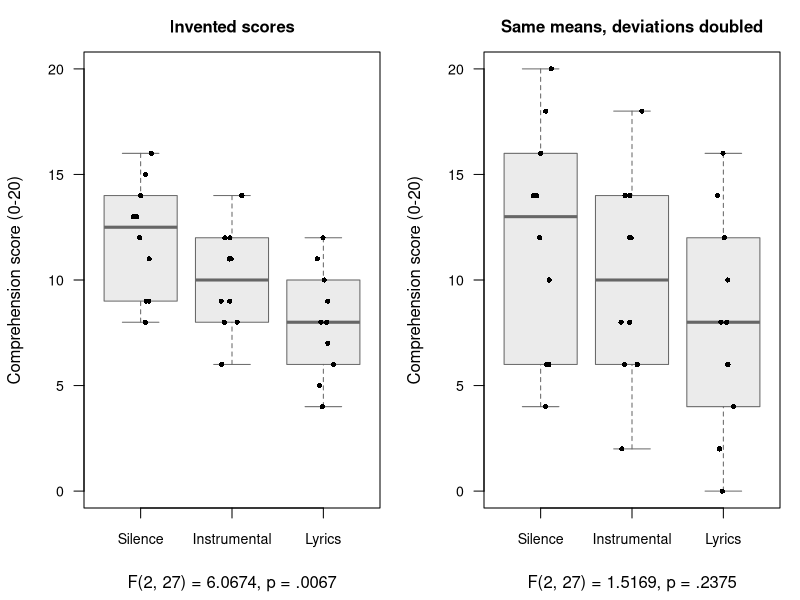
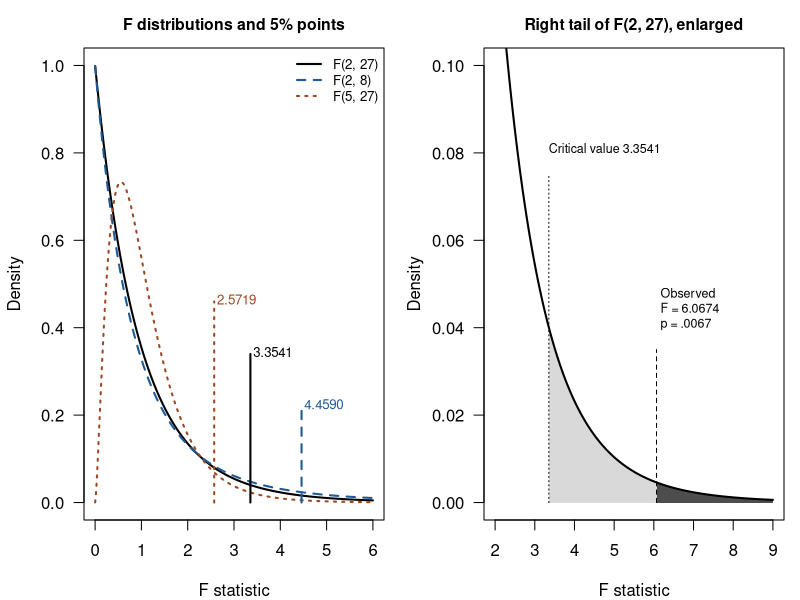
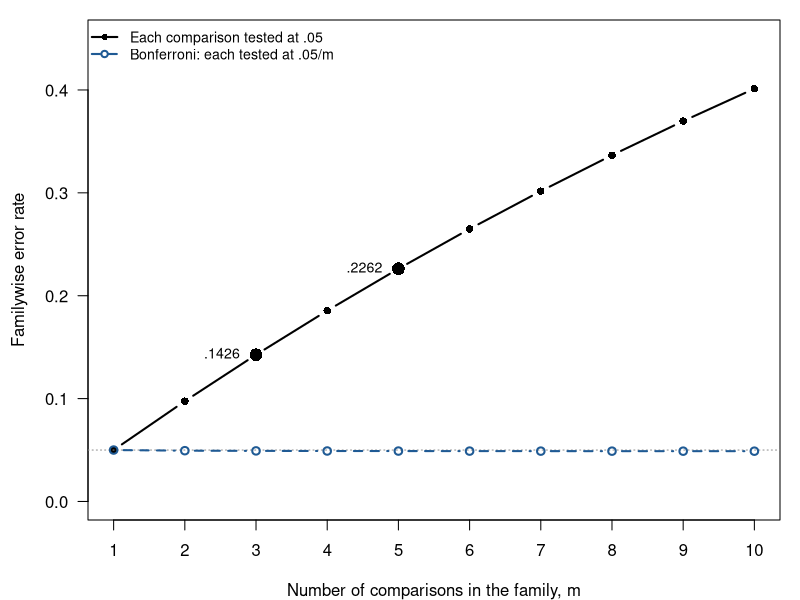
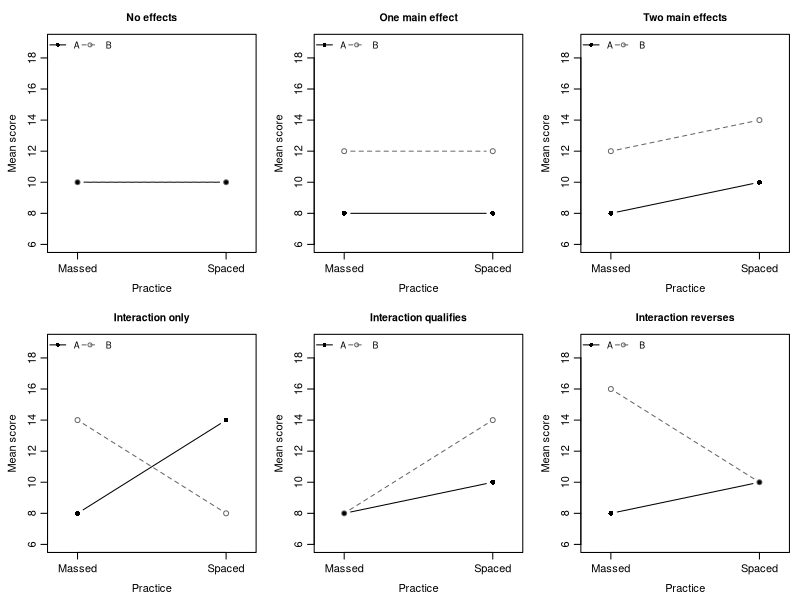
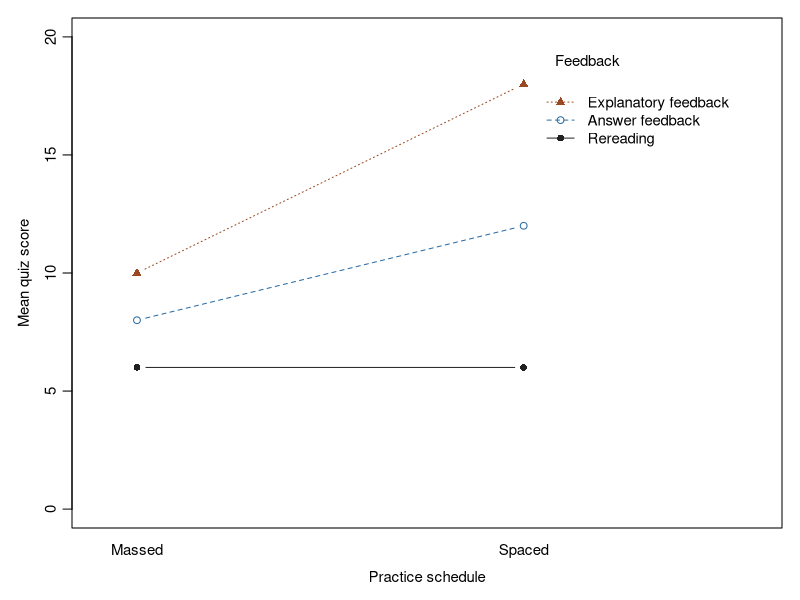
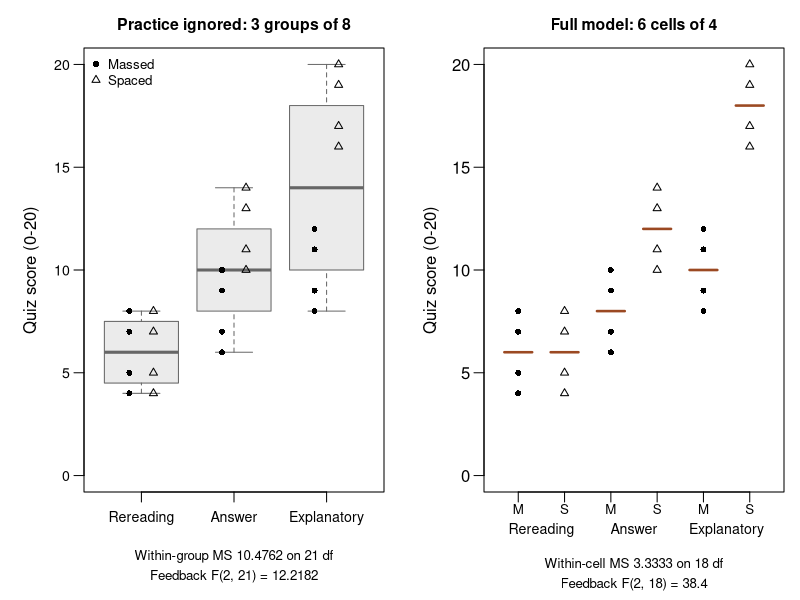
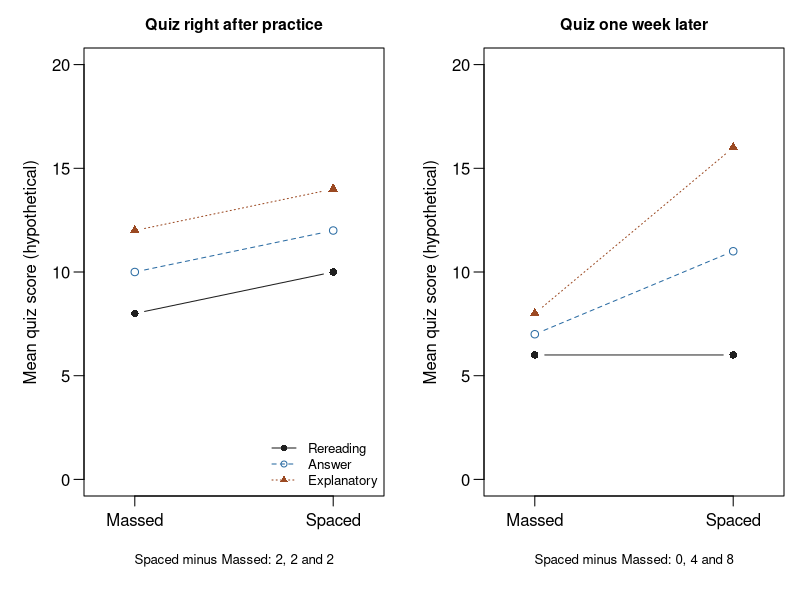
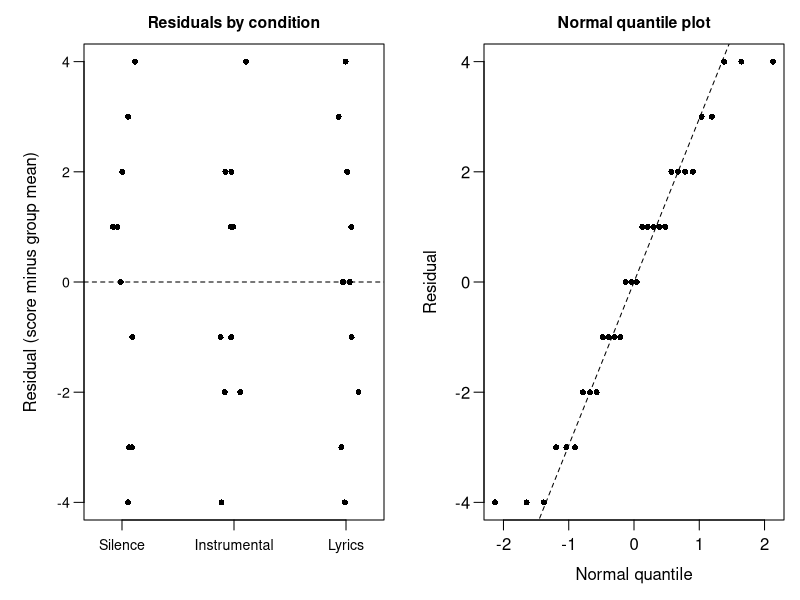

Write the R code that produced these figures, in order.
## ---- chunk 1
#| label: setup
#| include: false
knitr::opts_chunk$set(echo = FALSE, warning = FALSE, message = FALSE,
  fig.pos = "!ht", collapse = TRUE, comment = "#>")
if (knitr::is_latex_output()) knitr::opts_chunk$set(dev = "cairo_pdf")
# Display helper: round once to four decimals and drop trailing zeros;
# a vector shares the fewest decimals that show every member.
num4 <- function(x) format(round(x, 4), digits = 15, scientific = FALSE,
  trim = TRUE)
sound_levels <- c("Silence", "Instrumental music", "Music with lyrics")
sound_data <- data.frame(
  student = sprintf("S%02d", 1:30),
  sound = factor(rep(sound_levels, each = 10), levels = sound_levels),
  score = c(8, 9, 9, 11, 12, 13, 13, 14, 15, 16,
            6, 8, 8, 9, 9, 11, 11, 12, 12, 14,
            4, 5, 6, 7, 8, 8, 9, 10, 11, 12))
one_way <- aov(score ~ sound, data = sound_data)
feedback_data <- data.frame(
  student = 1:24,
  feedback = factor(rep(c("Rereading", "Answer feedback",
    "Explanatory feedback"), each = 8),
    levels = c("Rereading", "Answer feedback", "Explanatory feedback")),
  practice = factor(rep(rep(c("Massed", "Spaced"), each = 4), 3),
    levels = c("Massed", "Spaced")),
  score = c(4, 5, 7, 8, 4, 5, 7, 8,
    6, 7, 9, 10, 10, 11, 13, 14,
    8, 9, 11, 12, 16, 17, 19, 20))
full_fit <- aov(score ~ feedback * practice, data = feedback_data)
## ---- chunk 2
#| label: ch04-oneway-check
#| include: false
# Stops the render if a printed one-way anchor no longer matches its data.
f4 <- function(x) sprintf("%.4f", x)
one_way_table <- anova(one_way)
welch_check <- oneway.test(score ~ sound, data = sound_data,
  var.equal = FALSE)
tukey_check <- TukeyHSD(one_way, which = "sound")$sound
two_groups <- droplevels(subset(sound_data, sound != "Instrumental music"))
t_two <- t.test(score ~ sound, data = two_groups, var.equal = TRUE)
group_mean <- ave(sound_data$score, sound_data$sound)
doubled_check <- anova(aov(score ~ sound, data = transform(sound_data,
  score = group_mean + 2 * (score - group_mean))))
stopifnot(
  f4(tapply(sound_data$score, sound_data$sound, sd)) ==
    c("2.7080", "2.4037", "2.5820"),
  f4(one_way_table$`F value`[1]) == "6.0674",
  f4(one_way_table$`Pr(>F)`[1]) == "0.0067",
  f4(one_way_table$`Mean Sq`[2]) == "6.5926",
  f4(c(welch_check$statistic, welch_check$parameter[2],
    welch_check$p.value)) == c("5.5144", "17.9561", "0.0136"),
  f4(tukey_check[, "lwr"]) == c("-4.8470", "-6.8470", "-4.8470"),
  f4(tukey_check[, "upr"]) == c("0.8470", "-1.1530", "0.8470"),
  f4(tukey_check[, "p adj"]) == c("0.2085", "0.0047", "0.2085"),
  f4(c(t_two$statistic, t_two$p.value)) == c("3.3806", "0.0033"),
  f4(c(doubled_check$`F value`[1], doubled_check$`Pr(>F)`[1])) ==
    c("1.5169", "0.2375"))
# Anchors of the what-moves-F table, the F-reference figure, the
# familywise figure, the printed family critical values and the
# practice-ignored display.
gm <- ave(sound_data$score, sound_data$sound)
halved <- transform(sound_data, score = score - (gm - 10) / 2)
halved_tab <- anova(aov(score ~ sound, data = halved))
v <- tapply(sound_data$score, sound_data$sound, var)
F_twenty <- (20 * 8 / 2) / (19 * sum(v) / 57)
critical <- c(qt(.975, 27), qt(1 - .05 / 4, 27), sqrt(2 * qf(.95, 2, 27)))
F_crit <- c(qf(.95, 2, 27), qf(.95, 2, 8), qf(.95, 5, 27))
m <- 1:10
se_pair <- sqrt(178 / 27 * (1 / 10 + 1 / 10))
ignore_tab <- anova(aov(score ~ feedback, data = feedback_data))
stopifnot(
  f4(c(halved_tab$`Mean Sq`[1], halved_tab$`F value`[1],
    halved_tab$`Pr(>F)`[1])) == c("10.0000", "1.5169", "0.2375"),
  f4(c(F_twenty, 160 / (160 + 19 * sum(v)))) == c("12.1348", "0.2986"),
  pf(F_twenty, 2, 57, lower.tail = FALSE) < .0001,
  f4(critical) == c("2.0518", "2.3734", "2.5900"),
  f4(c(-2, -4) - critical[2] * se_pair) == c("-4.7253", "-6.7253"),
  f4(c(-2, -4) + critical[2] * se_pair) == c("0.7253", "-1.2747"),
  f4(F_crit) == c("3.3541", "4.4590", "2.5719"),
  f4(1 - (1 - .05)^c(3, 5)) == c("0.1426", "0.2262"),
  all(1 - (1 - .05 / m)^m <= .05 + 1e-12),
  f4(c(ignore_tab$`Mean Sq`[2], ignore_tab$`F value`[1],
    ignore_tab$`Pr(>F)`[1])) == c("10.4762", "12.2182", "0.0003"),
  f4(tapply(feedback_data$score, feedback_data$feedback, sd)) ==
    c("1.6903", "2.7255", "4.5981"),
  f4(258 / 29) == "8.8966")
# Anchors of Section 4.7: the familywise rate at seven tests and the
# counts of tbl-ch04-multiway.
k <- 2:4
cells <- c(6, 12, 24)
stopifnot(
  f4(1 - (1 - .05)^7) == "0.3017",
  2^k - 1 == c(3, 7, 15),
  4 * cells - cells == c(18, 36, 72),
  choose(12, 2) == 66)
## ---- chunk 3
#| label: fig-ch04-separation-spread
#| fig-cap: "The idea of ANOVA: the same group means with different within-group spread. Left: the thirty invented scores. Right: a constructed version in which every score's distance from its group mean is doubled, so the group means and counts are unchanged, although the medians that the boxes mark can shift. Boxes show each group's median and middle half; each point is a student, jittered sideways so that equal scores stay visible. Each panel's F statistic and p-value appear beneath it."
#| fig-alt: "Two panels of vertical boxplots with jittered points for Silence, Instrumental music and Music with lyrics. In the left panel the invented scores span 4 to 16, with medians 12.5, 10 and 8, and F(2, 27) = 6.0674, p = .0067 is printed beneath. In the right panel every deviation from the group mean is doubled, so the scores span 0 to 20, the boxes are about twice as tall and the Silence median moves to 13, while the group means stay at 12, 10 and 8, and F(2, 27) = 1.5169, p = .2375 is printed beneath."
#| fig-width: 7
#| fig-height: 3.8
#| out-width: 100%
group_mean <- ave(sound_data$score, sound_data$sound)
doubled <- transform(sound_data,
  score = group_mean + 2 * (score - group_mean))
p_text <- function(p) sub("^0", "", num4(p))
panel <- function(dat, title) {
  tab <- anova(aov(score ~ sound, data = dat))
  boxplot(score ~ sound, data = dat, ylim = c(0, 20), las = 1,
    names = c("Silence", "Instrumental", "Lyrics"),
    col = "grey92", border = "grey40", xlab = "", cex.axis = .85,
    ylab = "Comprehension score (0-20)", main = title)
  set.seed(12345)
  stripchart(score ~ sound, data = dat, vertical = TRUE,
    method = "jitter", jitter = .12, pch = 16, cex = .7,
    add = TRUE)
  mtext(sprintf("F(2, 27) = %s, p = %s", num4(tab[1, "F value"]),
    p_text(tab[1, "Pr(>F)"])), side = 1, line = 3.2)
}
par(mfrow = c(1, 2), mar = c(4.6, 4.2, 2.6, 1), cex.main = 1)
panel(sound_data, "Invented scores")
panel(doubled, "Same means, deviations doubled")
par(mfrow = c(1, 1))
## ---- chunk 4
#| label: fig-ch04-f-reference
#| fig-cap: "F distributions and the one-way statistic. Left: three F distributions, each indexed by its numerator and denominator df; a vertical mark in each curve's colour and line type, labelled with its value, shows the point beyond which 5% of that distribution lies. Right: the right tail of F(2, 27), enlarged. The shaded areas together are the .05 beyond the critical value 3.3541; the dark area beyond the observed statistic 6.0674 is the p-value, .0067."
#| fig-alt: "Left panel, titled F distributions and 5% points: three right-skewed density curves over F values from 0 to 6. F(2, 27) and F(2, 8) both start near 1 at zero and decline almost together, F(2, 8) with a slightly heavier right tail; F(5, 27) rises from zero to a peak of about 0.73 near 0.6 and then declines. A labelled vertical mark in each curve's colour and line type stands at its 5% point: 2.5719 for F(5, 27), 3.3541 for F(2, 27) and 4.4590 for F(2, 8), so the heavier tail of F(2, 8) shows as a mark further to the right. Right panel: the F(2, 27) density from 2 to 9 on a vertical scale enlarged to 0.10. A dotted line marks the critical value 3.3541 and the area to its right is shaded light grey; a dashed line marks the observed F = 6.0674, and the dark area to its right is labelled p = .0067."
#| fig-width: 7
#| fig-height: 3.3
#| out-width: 100%
F_obs <- summary(one_way)[[1]][1, "F value"]
F_crit <- qf(.95, 2, 27)
df_pairs <- list(c(2, 27), c(2, 8), c(5, 27))
curve_col <- c("black", "#1F5A94", "#9B4922")
crit <- sapply(df_pairs, function(d) qf(.95, d[1], d[2]))
mark_top <- c(.34, .22, .46)
par(mfrow = c(1, 2), mar = c(4, 4.2, 2.4, .8), cex.main = .95)
xx <- seq(.001, 6, length.out = 600)
plot(NA, xlim = c(0, 6), ylim = c(0, 1), las = 1, xlab = "F statistic",
  ylab = "Density", main = "F distributions and 5% points")
for (k in 1:3) lines(xx, df(xx, df_pairs[[k]][1], df_pairs[[k]][2]),
  lwd = 2, lty = k, col = curve_col[k])
segments(crit, 0, crit, mark_top, lwd = 2, lty = 1:3, col = curve_col)
text(crit + .06, mark_top, num4(crit), adj = c(0, .3),
  col = curve_col, cex = .8)
legend("topright", lwd = 2, lty = 1:3, col = curve_col, bty = "n",
  cex = .8, sprintf("F(%d, %d)", sapply(df_pairs, `[`, 1),
    sapply(df_pairs, `[`, 2)))
xt <- seq(2, 9, length.out = 400)
plot(xt, df(xt, 2, 27), type = "n", ylim = c(0, .1), las = 1,
  xlab = "F statistic", ylab = "Density",
  main = "Right tail of F(2, 27), enlarged")
t1 <- seq(F_crit, 9, length.out = 200)
polygon(c(F_crit, t1, 9), c(0, df(t1, 2, 27), 0), col = "grey85",
  border = NA)
t2 <- seq(F_obs, 9, length.out = 200)
polygon(c(F_obs, t2, 9), c(0, df(t2, 2, 27), 0), col = "grey30",
  border = NA)
lines(xt, df(xt, 2, 27), lwd = 2)
segments(c(F_crit, F_obs), 0, c(F_crit, F_obs), c(.075, .035),
  lty = c(3, 2))
text(F_crit, .08, paste("Critical value", num4(F_crit)), adj = c(0, 0),
  cex = .75)
text(F_obs + .1, .04, sprintf("Observed\nF = %s\np = .0067", num4(F_obs)),
  adj = c(0, 0), cex = .75)
par(mfrow = c(1, 1))
## ---- chunk 5
#| label: fig-ch04-familywise
#| fig-cap: "The familywise error rate for m hypothetical independent comparisons whose null hypotheses are all true, each tested at .05 (upper line) or at Bonferroni's .05/m (lower line)."
#| fig-alt: "Two lines over the number of comparisons m, from 1 to 10. The upper line, each comparison tested at .05, rises from .05 at m = 1 through .0975 and .1426, marked at m = 3, and .1855 and .2262, marked at m = 5, to .4013 at m = 10. The lower line, Bonferroni's allocation of .05/m to each comparison, stays just below a dotted reference line at .05 for every m."
#| fig-width: 7
#| fig-height: 2.5
#| out-width: 100%
m <- 1:10
each <- 1 - (1 - .05)^m
bonferroni <- 1 - (1 - .05 / m)^m
par(mar = c(4, 4.4, 1, 1))
plot(m, each, type = "b", pch = 16, lwd = 2, ylim = c(0, .45), las = 1,
  xaxt = "n", xlab = "Number of comparisons in the family, m",
  ylab = "Familywise error rate")
axis(1, at = m)
abline(h = .05, col = "grey55", lty = 3)
lines(m, bonferroni, type = "b", pch = 1, lwd = 2, lty = 2,
  col = "#1F5A94")
points(c(3, 5), each[c(3, 5)], pch = 16, cex = 1.7)
text(c(3, 5), each[c(3, 5)], sub("^0", "", num4(each[c(3, 5)])),
  pos = 2, offset = .8, cex = .85)
legend("topleft", c("Each comparison tested at .05",
  "Bonferroni: each tested at .05/m"),
  pch = c(16, 1), lty = 1:2, lwd = 2, col = c("black", "#1F5A94"),
  bty = "n", cex = .85)
## ---- chunk 6
#| label: fig-ch04-interaction-patterns
#| fig-cap: "Six schematic patterns of cell means, covering the whole range of main-effect and interaction combinations. Lines identify feedback levels A and B; the drawings illustrate averages and changing differences, without significance claims."
#| fig-alt: "Six panels. No effects: A and B coincide as one flat line at 10. One main effect: two separated flat lines at 8 and 12. Two main effects: parallel rising lines. Interaction only: crossing lines with equal marginal means. Interaction qualifies: both lines rise from 8, B more steeply. Interaction reverses: A rises from 8 to 10 while B falls from 16 to 10."
#| fig-width: 7
#| fig-height: 4.2
#| out-width: 100%
patterns <- list(
  "No effects" = matrix(c(10, 10, 10, 10), 2, byrow = TRUE),
  "One main effect" = matrix(c(8, 8, 12, 12), 2, byrow = TRUE),
  "Two main effects" = matrix(c(8, 10, 12, 14), 2, byrow = TRUE),
  "Interaction only" = matrix(c(8, 14, 14, 8), 2, byrow = TRUE),
  "Interaction qualifies" = matrix(c(8, 10, 8, 14), 2, byrow = TRUE),
  "Interaction reverses" = matrix(c(8, 10, 16, 10), 2, byrow = TRUE))
par(mfrow = c(2, 3), mar = c(3.6, 3.6, 2.6, .8), mgp = c(2.2, .7, 0))
for (nm in names(patterns)) {
  matplot(1:2, t(patterns[[nm]]), type = "b", pch = c(16, 1),
    lty = c(1, 2), col = c("black", "grey40"),
    ylim = c(6, 19), xlim = c(.85, 2.15), xaxt = "n",
    xlab = "Practice", ylab = "Mean score", main = nm)
  axis(1, at = 1:2, labels = c("Massed", "Spaced"))
  legend("topleft", c("A", "B"), pch = c(16, 1),
    lty = c(1, 2), col = c("black", "grey40"), bty = "n",
    cex = .8, horiz = TRUE)
}
par(mfrow = c(1, 1))
## ---- chunk 7
#| label: fig-ch04-cell-means
#| fig-cap: "Quiz cell means across practice schedules in the full 3 × 2 example. Each line joins means of different students; the schedule differences are 0, 4 and 8 points."
#| fig-alt: "Rereading stays at 6 from Massed to Spaced practice. Answer feedback rises from 8 to 12. Explanatory feedback rises from 10 to 18. The nonparallel lines show that the schedule comparison changes across feedback conditions."
#| fig-width: 7
#| fig-height: 3.8
#| out-width: 100%
par(mar = c(4, 4, 1, 1), cex = .9)
with(feedback_data,
  interaction.plot(practice, feedback, score, type = "b",
    pch = c(16, 1, 17), lty = 1:3,
    col = c("#202020", "#2B6CA3", "#9B4922"),
    xlab = "Practice schedule", ylab = "Mean quiz score",
    trace.label = "Feedback", ylim = c(0, 20)))
## ---- chunk 8
#| label: fig-ch04-ignore-practice
#| fig-cap: "The 24 feedback-by-practice scores analysed two ways. Left: practice is left out, so each feedback condition is one group of eight; filled circles mark Massed and triangles Spaced students. Right: the six cells of the full model, with a bar at each cell mean. Leaving practice out moves the practice and interaction variation into the within-group term."
#| fig-alt: "Two panels on a 0 to 20 quiz-score axis. Left: three boxplots of eight scores each. Rereading runs from 4 to 8, its Massed and Spaced scores identical; Answer feedback runs from 6 to 14; Explanatory feedback runs from 8 to 20, its Massed scores 8 to 12 and Spaced scores 16 to 20 forming two clusters. Beneath it: within-group MS 10.4762 on 21 df, feedback F(2, 21) = 12.2182. Right: the same scores in six cells of four, each spanning four points around its cell mean: 6 and 6 for Rereading, 8 and 12 for Answer feedback, 10 and 18 for Explanatory feedback, Massed then Spaced. Beneath it: within-cell MS 3.3333 on 18 df, feedback F(2, 18) = 38.4."
#| fig-width: 7
#| fig-height: 3.9
#| out-width: 100%
short <- c("Rereading", "Answer", "Explanatory")
symbol <- ifelse(feedback_data$practice == "Massed", 16, 2)
par(mfrow = c(1, 2), mar = c(5.4, 4.2, 2.4, .8), cex.main = .95)
boxplot(score ~ feedback, data = feedback_data, ylim = c(0, 20), las = 1,
  names = short, col = "grey92", border = "grey40", cex.axis = .85,
  xlab = "", ylab = "Quiz score (0-20)",
  main = "Practice ignored: 3 groups of 8")
points(as.integer(feedback_data$feedback) +
    ifelse(feedback_data$practice == "Massed", -.13, .13),
  feedback_data$score, pch = symbol, cex = .8)
legend("topleft", c("Massed", "Spaced"), pch = c(16, 2), bty = "n",
  cex = .8)
mtext("Within-group MS 10.4762 on 21 df", side = 1, line = 2.6, cex = .8)
mtext("Feedback F(2, 21) = 12.2182", side = 1, line = 3.6, cex = .8)
cell <- interaction(feedback_data$practice, feedback_data$feedback)
cell_mean <- tapply(feedback_data$score, cell, mean)
plot(as.integer(cell), feedback_data$score, pch = symbol, cex = .8,
  xlim = c(.5, 6.5), ylim = c(0, 20), xaxt = "n", las = 1, xlab = "",
  ylab = "Quiz score (0-20)", main = "Full model: 6 cells of 4")
segments(1:6 - .3, cell_mean, 1:6 + .3, cell_mean, lwd = 2.5,
  col = "#9B4922")
axis(1, at = 1:6, labels = rep(c("M", "S"), 3), cex.axis = .8, padj = -.8)
axis(1, at = c(1.5, 3.5, 5.5), labels = short, tick = FALSE, line = .6,
  cex.axis = .85)
mtext("Within-cell MS 3.3333 on 18 df", side = 1, line = 3, cex = .8)
mtext("Feedback F(2, 18) = 38.4", side = 1, line = 4, cex = .8)
## ---- chunk 9
#| label: fig-ch04-three-way
#| fig-cap: "A hypothetical three-way pattern, drawn as cell means only. Each panel is the feedback-by-practice plot for one quiz timing. Right after practice the lines are parallel, so Answer's schedule difference minus Rereading's is 0; one week later they fan out, and the same difference of differences is 4. That change across timing is a three-way interaction."
#| fig-alt: "Two panels of hypothetical cell means on a 0 to 20 quiz-score axis, with practice schedule on the horizontal axis and one line per feedback condition. Left panel, quiz right after practice: Rereading rises from 8 to 10, Answer feedback from 10 to 12 and Explanatory feedback from 12 to 14, three parallel lines; beneath it, Spaced minus Massed: 2, 2 and 2. Right panel, quiz one week later: Rereading stays at 6, Answer feedback rises from 7 to 11 and Explanatory feedback from 8 to 16, so the lines fan out; beneath it, Spaced minus Massed: 0, 4 and 8."
#| fig-width: 7
#| fig-height: 3.2
#| out-width: 100%
three_way <- list(
  "Quiz right after practice" = rbind(Rereading = c(8, 10),
    Answer = c(10, 12), Explanatory = c(12, 14)),
  "Quiz one week later" = rbind(Rereading = c(6, 6),
    Answer = c(7, 11), Explanatory = c(8, 16)))
note <- c("Spaced minus Massed: 2, 2 and 2",
  "Spaced minus Massed: 0, 4 and 8")
line_col <- c("#202020", "#2B6CA3", "#9B4922")
par(mfrow = c(1, 2), mar = c(5.2, 4.2, 2.4, .8), cex.main = .95)
for (p in 1:2) {
  matplot(1:2, t(three_way[[p]]), type = "b", pch = c(16, 1, 17),
    lty = 1:3, col = line_col, ylim = c(0, 20), xlim = c(.8, 2.2),
    xaxt = "n", las = 1, xlab = "",
    ylab = "Mean quiz score (hypothetical)", main = names(three_way)[p])
  axis(1, at = 1:2, labels = c("Massed", "Spaced"))
  mtext(note[p], side = 1, line = 2.6, cex = .8)
  if (p == 1) legend("bottomright", c("Rereading", "Answer", "Explanatory"),
    pch = c(16, 1, 17), lty = 1:3, col = line_col, bty = "n", cex = .8)
}
par(mfrow = c(1, 1))
## ---- chunk 10
#| label: fig-ch04-residuals
#| fig-cap: "Residuals of the one-way fit to the background-sound scores. Left: each student's residual, the score minus the group mean, by condition, jittered sideways so that equal values stay visible. Right: the thirty residuals against Normal quantiles, with a reference line."
#| fig-alt: "Left panel: three vertical strips of ten points, for Silence, Instrumental music and Music with lyrics, each spread from -4 to 4 around a dashed line at zero, with similar spread in every group. Right panel: a Normal quantile plot of the thirty residuals; the points rise in whole-number steps and follow a dashed reference line, the residuals of -4 and of 4 at the two ends sitting flatter than the line, and no point is far from it."
#| fig-width: 7
#| fig-height: 3.3
#| out-width: 100%
res <- residuals(one_way)
par(mfrow = c(1, 2), mar = c(4, 4.2, 2.2, .8), cex.main = .95)
set.seed(12345)
stripchart(res ~ sound_data$sound, vertical = TRUE, method = "jitter",
  jitter = .12, pch = 16, cex = .8, las = 1, cex.axis = .85,
  group.names = c("Silence", "Instrumental", "Lyrics"),
  ylab = "Residual (score minus group mean)",
  main = "Residuals by condition")
abline(h = 0, lty = 2)
qqnorm(res, pch = 16, cex = .8, las = 1, main = "Normal quantile plot",
  xlab = "Normal quantile", ylab = "Residual")
qqline(res, lty = 2)
par(mfrow = c(1, 1))
## ---- chunk 11
#| label: ch04-welch-sim
#| include: false
# Recomputes the rates printed in tbl-ch04-welch-consequence and stops the
# render if any printed value no longer matches.
simulate_design <- function(n, s, B = 50000) {
  set.seed(12345)
  J <- length(n); N <- sum(n)
  means <- vars <- matrix(NA, nrow = B, ncol = J)
  for (j in 1:J) {
    x <- matrix(rnorm(B * n[j], mean = 0, sd = s[j]), nrow = n[j])
    means[, j] <- colMeans(x)
    vars[, j] <- apply(x, 2, var)
  }
  grand <- drop(means %*% n) / N
  MS_B <- drop((means - grand)^2 %*% n) / (J - 1)
  MS_W <- drop(vars %*% (n - 1)) / (N - J)
  w <- sweep(1 / vars, 2, n, "*")
  W <- rowSums(w)
  weighted_mean <- rowSums(w * means) / W
  S <- drop((1 - w / W)^2 %*% (1 / (n - 1)))
  F_welch <- rowSums(w * (means - weighted_mean)^2) / (J - 1) /
    (1 + 2 * (J - 2) / (J^2 - 1) * S)
  nu <- (J^2 - 1) / (3 * S)
  c(classical = mean(MS_B / MS_W > qf(.95, df1 = J - 1, df2 = N - J)),
    welch = mean(F_welch > qf(.95, df1 = J - 1, df2 = nu)))
}
welch_rates <- rbind(simulate_design(c(10, 20, 40), c(8, 4, 4)),
  simulate_design(c(10, 20, 40), c(4, 4, 8)),
  simulate_design(c(20, 20, 20), c(8, 4, 4)))
stopifnot(sprintf("%.4f", welch_rates) ==
  c("0.1572", "0.0126", "0.0610", "0.0511", "0.0499", "0.0502"),
  sprintf("%.4f", 1504 / 67) == "22.4478",
  sprintf("%.4f", 1504 / 67 / 10) == "2.2448")
